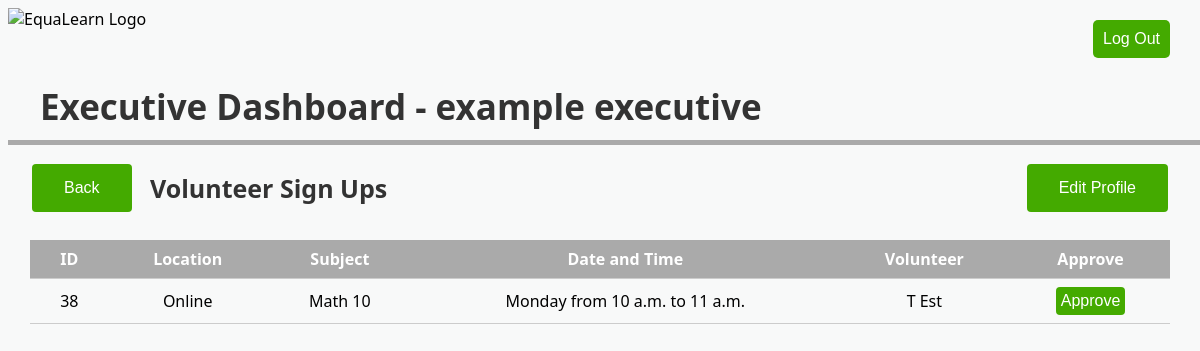
The app's page /view_sessions/11/ with its own data.
### equalearn/models.py (models this page shows, shortened)
class User(models.Model):
    User_ID = models.AutoField(primary_key = True)
    username = models.CharField(max_length = 100, unique = True)
    usertype = models.CharField(max_length = 10, blank = True, null = True)
    name = models.CharField(max_length=50)
    phone_number = models.CharField(max_length = 12)
    email = models.CharField(max_length = 60)

class PendingSession(models.Model):
    sessions_id = models.AutoField(primary_key = True)
    user_id_tutor = models.ForeignKey(Tutor, related_name = 'pendingsessions', on_delete = models.CASCADE)
    user_id_client = models.ForeignKey(Client, related_name = 'pendingsessions', on_delete = models.CASCADE)
    takes_object = models.ForeignKey(Takes, related_name = 'pendingsessions', on_delete = models.CASCADE)
    location = models.CharField(max_length = 50)
    weekday = models.CharField(max_length = 15)
    start_time = models.TimeField()
    end_time = models.TimeField()

class Takes(models.Model):
    takes_id = models.AutoField(primary_key = True)
    student_name = models.ForeignKey(Student, related_name = "takes", on_delete = models.CASCADE)
    subject = models.ForeignKey(Subject, related_name = "takes", on_delete = models.CASCADE)
    end_date = models.DateField(default = datetime.date(2021, 12, 31))
    current_tutor = models.ForeignKey(Tutor, related_name = "student_subject", on_delete = models.CASCADE, blank= True, null = True)
    class Meta:
        unique_together = (("student_name", "subject"),)

class Subject(models.Model):
    subject_id = models.AutoField(primary_key = True)
    course_name = models.CharField(max_length = 20)
    grade_level = models.CharField(max_length = 5)
    class Meta:
        unique_together = (("course_name", "grade_level"),)

### equalearn/views.py (the view)
# urls.py: url(r'view_sessions/(?P<eid>\d+)/$', views.view_pending_sessions, name = "view_sessions"),
def view_pending_sessions(request, eid):
    exec = Executive.objects.get(User_ID = eid)
    pendingsessions = PendingSession.objects.all()
    return render(request, 'approvesessions.html', {'executive': exec, 'sessions': pendingsessions})

### templates/approvesessions.html (shortened to what this page needs)
<!DOCTYPE html>
{% load static %}
<html>
<head>
  <link rel="stylesheet" href="{% static 'equalearndb/dashboardstyle.css' %}">
</head>
<a href = "{% url 'logout'%}"><button class = "logoutbutton">Log Out</button></a>
<img src = "https://i.imgur.com/Z9fdh0a.png" alt = "EquaLearn Logo" height = "50" style = "float:left">
<h1> Executive Dashboard - {{executive.name}}</h1>
<div class="rectangle"></div>
<h2> Volunteer Sign Ups </h2>
<a href = "{% url 'executive_dashboard' id=executive.User_ID %}"><button class = "button1" style = "button;">Back</button></a>
<button class = "editprofilebutton" style = "button;">Edit Profile</button>
    <div class="tableFixHead">
      <table>
        <thead>
   <tr>
    <th>ID</th>
    <th>Location</th>
    <th>Subject</th>
    <th>Date and Time</th>
    <th>Volunteer</th>
    <th>Approve</th>
  </tr>
  {% for session in sessions %}
  <tr>
    <td><center>{{session.user_id_client.User_ID}}</center></td>
    <td><center>{{session.location}}</center></td>
    <td><center>{{session.takes_object.subject.course_name}} {{session.takes_object.subject.grade_level}}</center></td>
    <td><center>{{session.weekday}} from {{session.start_time}} to {{session.end_time}}</center></td>
    <td><center>{{session.user_id_tutor.name}} </center></td>
    <td><form action = "{% url 'approve_sessions' eid=executive.User_ID psessionid=session.sessions_id %}" method = POST>{% csrf_token %}<center><button class = "tablebutton" type = "submit">Approve</button></center></td></form>
  </tr>
  {% endfor %}
      </table>
    </div>
</body>
</html>

### static/equalearndb/dashboardstyle.css (style rules this page uses)
.logoutbutton { border: none; color: white; background-color:#44aa00; text-align: center; font-size: 16px; padding: 10px; border-radius: 5px; position: absolute; right: 30px; top: 20px; }
h1 { color: #333333; position: absolute; font-size: 35px; left: 40px; top: 60px; }
.rectangle { height: 5px; width: 100%; background-color: #AAA; position: absolute; top: 140px; }
.button1 { position: absolute; top: 160px; left: 30px; border: none; background-color:#44aa00; color: white; padding: 15px 32px; text-align: center; font-size: 16px; margin: 4px 2px; border-radius: 4px }
.editprofilebutton { position: absolute; top: 160px; right: 30px; border: none; background-color:#44aa00; color: white; padding: 15px 32px; text-align: center; font-size: 16px; margin: 4px 2px; border-radius: 4px }
.tablebutton { border: none; color: white; background-color:#44aa00; text-align: center; font-size: 16px; padding: 5px; border-radius: 4px; }
.tableFixHead { overflow-y: auto; height: 500px; position: absolute; top: 240px; right: 30px; left: 30px; }
.tableFixHead thead th { position: sticky; top: 0; }
table { border-collapse: collapse; width: 100%; }
th, td { padding: 8px 16px; border-bottom: 1px solid #ccc; }
th { color: #fff; background: #aaa; }

### templates/approvesessions.html (style rules this page uses)
h2 { color: #333333; position: absolute; font-size: 25px; top: 150px; left: 150px; }

### records on screen
User: name "example executive"
PendingSession: user_id_client.User_ID "38", location "Online", takes_object.subject.course_name "Math", takes_object.subject.grade_level "10", weekday "Monday", start_time "10 a.m.", end_time "11 a.m.", user_id_tutor.name "T Est"
